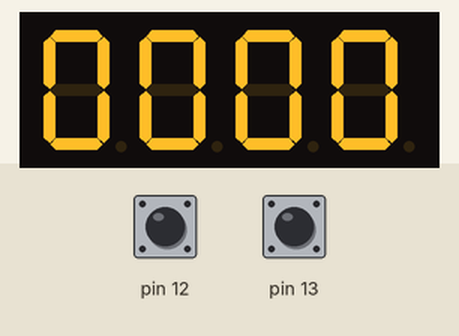
A sketch run on a simulated Arduino Uno, built with avr-gcc and run on an emulated ATmega328P. Shown: 4-digit seven-segment display. Inputs (shaded band) come from the test bench; at power-on: pin 13 HIGH, pin 12 HIGH.

Above: at 1.2 s.
1.3 s: pin 13 pulled LOW for 1 s
At 3.5 s:
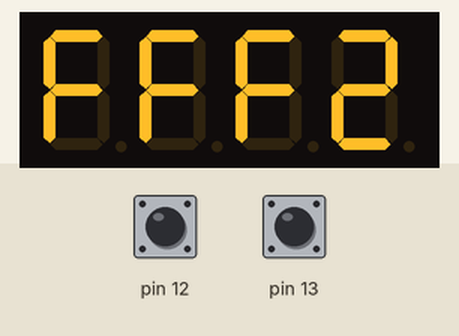
3.8 s: pin 12 pulled LOW for 3.2 s
At 8.1 s:
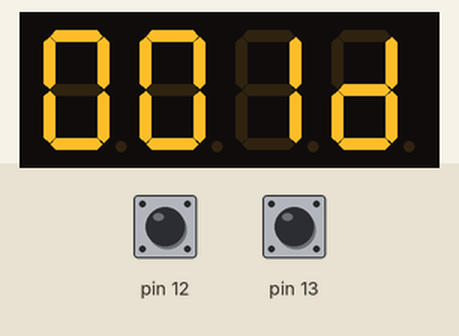
8.5 s: pin 12 pulled LOW for 0.15 s
At 9.8 s:
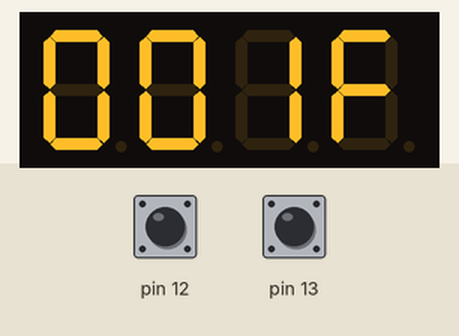
10.1 s: pin 13 pulled LOW for 0.15 s
At 11.4 s:
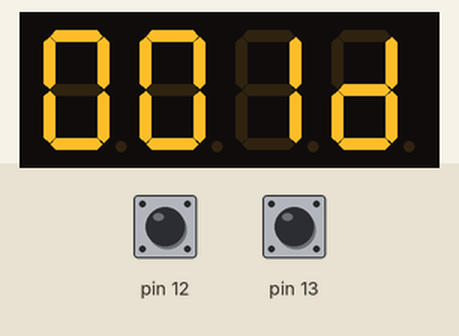
11.7 s: pin 13 pulled LOW for 3.2 s
At 11.83 s:
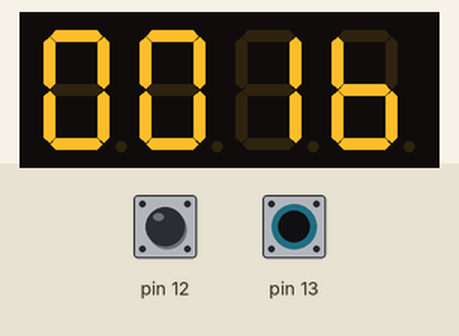
16.4 s: pin 13 pulled LOW for 1 s
At 18.0 s:
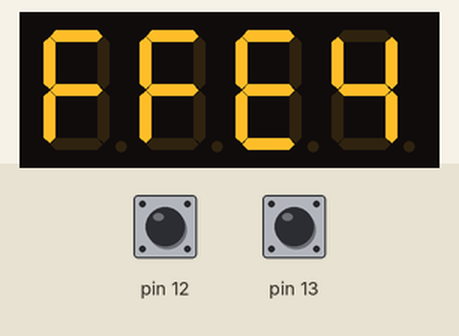

The sketch:

chal2.ino
```cpp
#include <TM1637.h>

TM1637 tm(2,3);

void setup() {
  // put your setup code here, to run once:
  tm.init();
  tm.set(BRIGHT_TYPICAL);
  pinMode(12, INPUT_PULLUP);
  pinMode(13, INPUT_PULLUP);
}


unsigned int counter =0;

void loop() {
  // put your main code here, to run repeatedly:
  if (!digitalRead(12)) {
    counter++;
    delay(50);
  } else if (!digitalRead(13)) {
    counter--;
    delay(50);
  }


  tm.display(3,counter%16);
  tm.display(2,(counter/16)%16);
  tm.display(1,(counter/256)%16);
  tm.display(0,(counter/4096)%16);

  if (counter== 65536) {
    counter =0;
  }
}
```

Measured:
- after the input at 1.3 s, the display: first changes after 0.08 s (image 1 shows a later state)
- after the input at 3.8 s, the display: first changes after 0.09 s (image 2 shows a later state)
- after the input at 8.5 s, the display: first changes after 0.08 s (image 3 shows a later state)
- after the input at 10.1 s, the display: first changes after 0.09 s (image 4 shows a later state)
- after the input at 11.7 s, the display: first changes after 0.08 s (image 5 shows a later state)
- after the input at 16.4 s, the display: first changes after 0.09 s (image 6 shows a later state)
